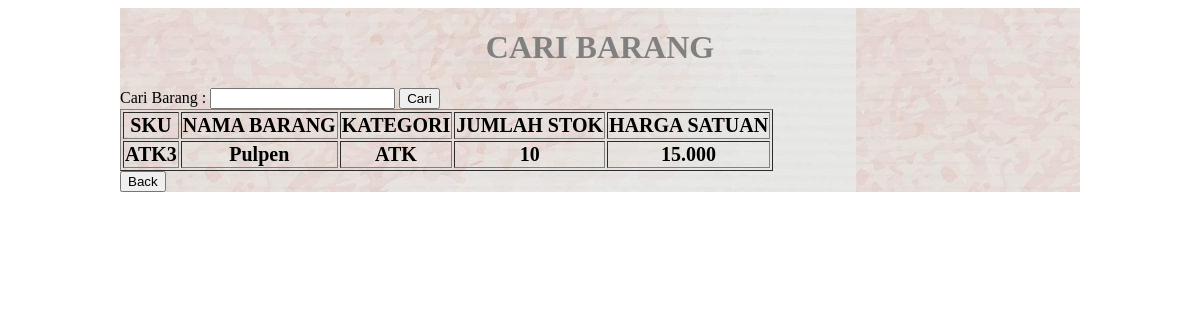
Screenshot of /search.php?cari=Pulpen with the database file from the repository.
### tables this page shows
CREATE TABLE `barang` (
  `sku` varchar(20) NOT NULL,
  `nama_barang` varchar(50) NOT NULL,
  `kategori` varchar(50) NOT NULL,
  `jumlah_stok` int(11) NOT NULL,
  `harga_satuan` varchar(30) NOT NULL
);

### conn.php (called while the page is built, shortened)
<?php
function connection() {
   $dbServer = 'localhost';
   $dbUser = 'root';
   $dbPass = '';
   $dbName = "UTS";
   $conn = mysqli_connect($dbServer, $dbUser, $dbPass);
   mysqli_select_db($conn,$dbName);
   return $conn;
}

### search.php (the view, shortened to what this page needs)
<!DOCTYPE html>
<head>
    <link rel="stylesheet" type="text/css" href="960.css">
</head>
<body>
    <div class="container_12" style="background-image: url(foto.JPG);">
	<form action="search.php" method="GET">
        <div style="text-align: center;">
            <font color="grey"><h1>CARI BARANG</h1></font>
        </div>
            <label>Cari Barang : </label>
            <input type="text" name="cari">
            <input type="submit" value="Cari">
    </form>
        <table border="1px" style="font-size: 20px; text-align: center; font-weight: bold;">
            <tr>
                <th>SKU</th>
                <th>NAMA BARANG</th>
                <th>KATEGORI</th>
                <th>JUMLAH STOK</th>
                <th>HARGA SATUAN</th>
            </tr>
            <?php
            include('conn.php');
            if (isset($_GET['cari'])) {
                $cari = $_GET['cari'];
                $query = "SELECT * FROM barang WHERE nama_barang LIKE '%" . $cari . "%' OR sku LIKE '%" . $cari . "%' OR kategori LIKE '%" . $cari . "%'";
                $search = mysqli_query(connection(), $query);
            } else {
                $query = "SELECT * FROM barang";
                $search = mysqli_query(connection(), $query);}
                while ($data = mysqli_fetch_array($search)) : ?>
                    <tr>
                        <td><?php echo $data['sku']; ?></td>
                        <td><?php echo $data['nama_barang']; ?></td>
                        <td><?php echo $data['kategori']; ?></td>
                        <td><?php echo $data['jumlah_stok']; ?></td>
                        <td><?php echo $data['harga_satuan']; ?></td>
                    </tr>
                <?php endwhile; ?>
        </table>
        <button onclick="window.location.href='http://localhost/MEIKE_UTS/'">Back</button>
    </div>
</body>
</html>

### 960.css (style rules this page uses)
body { min-width: 960px; }
.container_12, .container_16 { margin-left: auto; margin-right: auto; width: 960px; background-color: #fdfdfd }
.clearfix:before, .clearfix:after, .container_12:before, .container_12:after, .container_16:before, .container_16:after { content: '.'; display: block; overflow: hidden; visibility: hidden; font-size: 0; line-height: 0; width: 0; height: 0; }
.clearfix:after, .container_12:after, .container_16:after { clear: both; }
.clearfix, .container_12, .container_16 { zoom: 1; }

### rows the page displays
barang: sku "ATK3", nama_barang "Pulpen", kategori "ATK", jumlah_stok "10", harga_satuan "15.000"
